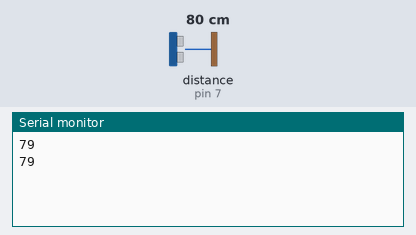
The sketch below on a simulated Arduino Uno, built with avr-gcc and run on an emulated ATmega328P. On the bench: the last lines printed to the serial monitor. Wiring (inferred from the names in the program): ultrasonic range finder: trigger pin 8; echo pin 7. The test bench sets the inputs (shaded band); at power-on: distance to the obstacle (sensor on pin 7) 80 cm. The echo pulse lasts 58.3 µs per cm.

Above: at 1.8 s.
1.9 s: distance to the obstacle (sensor on pin 7) set to 2 cm
At 2.8 s:
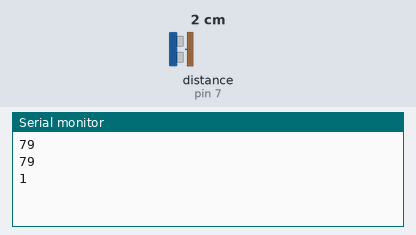
3.4 s: distance to the obstacle (sensor on pin 7) set to 4 cm
At 4.8 s:
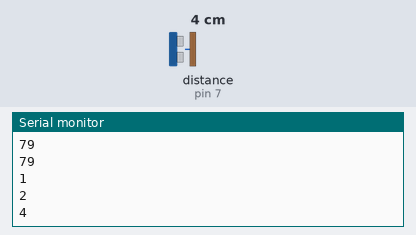
Timing chart, 0 to 6.4 s (numbered marks = the images above; inputs shaded):
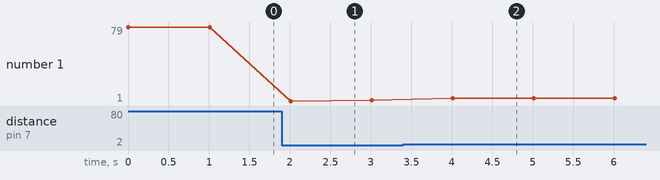

The sketch:

object_detection_code.ino
```cpp
int trigpini = 8; // TRIG pin
int echopini = 7;  // ECHO pin
long deger;
long cm;

void setup(){
  pinMode(trigpini, OUTPUT);
  pinMode(echopini,INPUT);
 Serial.begin(9600);

}

void loop()
{
  digitalWrite(trigpini, LOW);
  digitalWrite(trigpini, HIGH);
  digitalWrite(trigpini, LOW);
  deger = pulseIn(echopini, HIGH);
  cm= (deger/2)/29.1;
if(cm<=100){
Serial.println(cm);
  delay(1000);
}
}
```

Measured:
- after the input at 1.9 s, the serial monitor: prints a new line after 0.11 s (image 1)
- after the input at 3.4 s, the serial monitor: prints a new line after 0.61 s (image 2)
- plotted number 1: 79 → 2 after the input at 1.9 s, 2 → 4 after the input at 3.4 s
